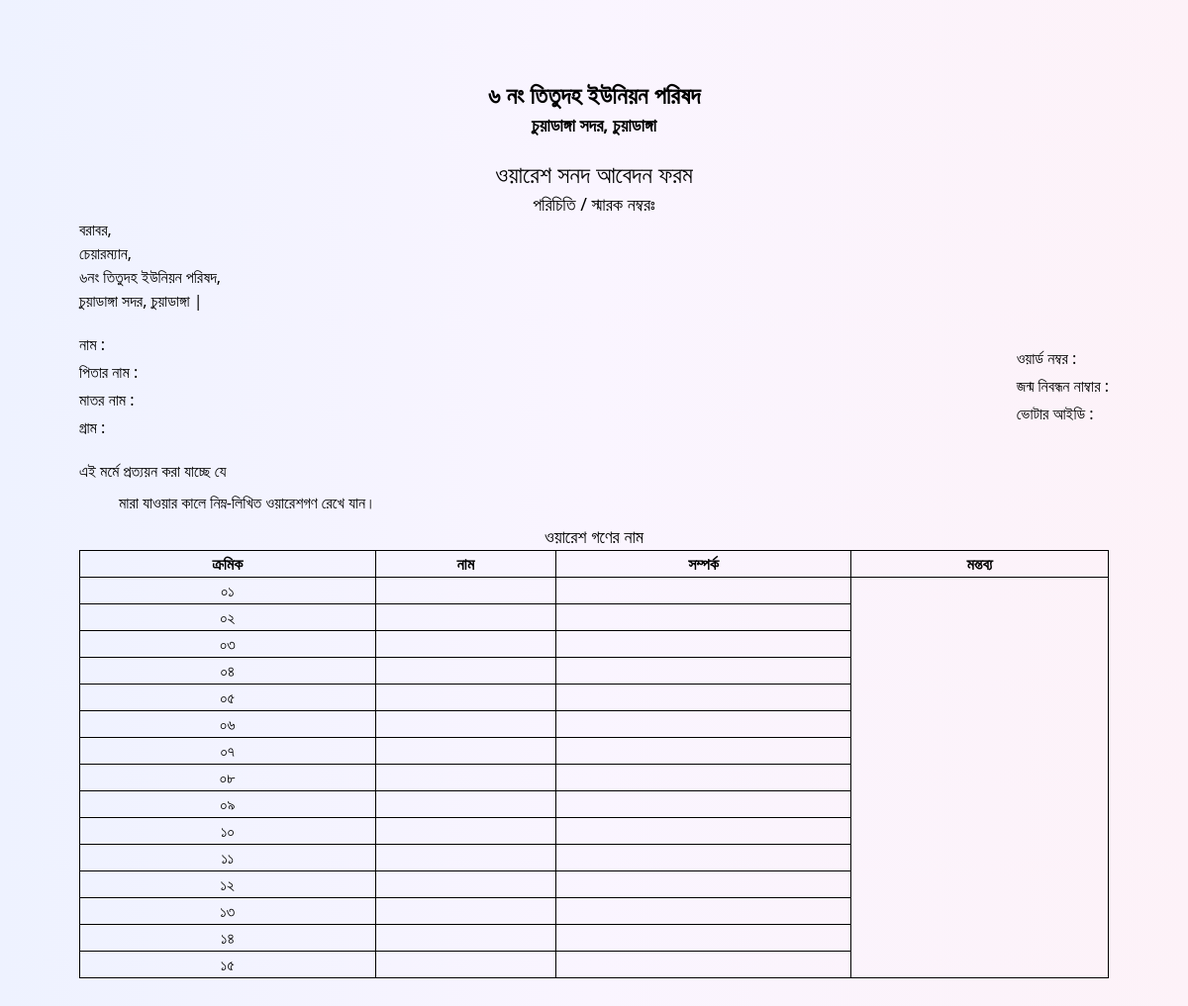
/waresreport.php?id=1, run on an earlier commit of the app's database.
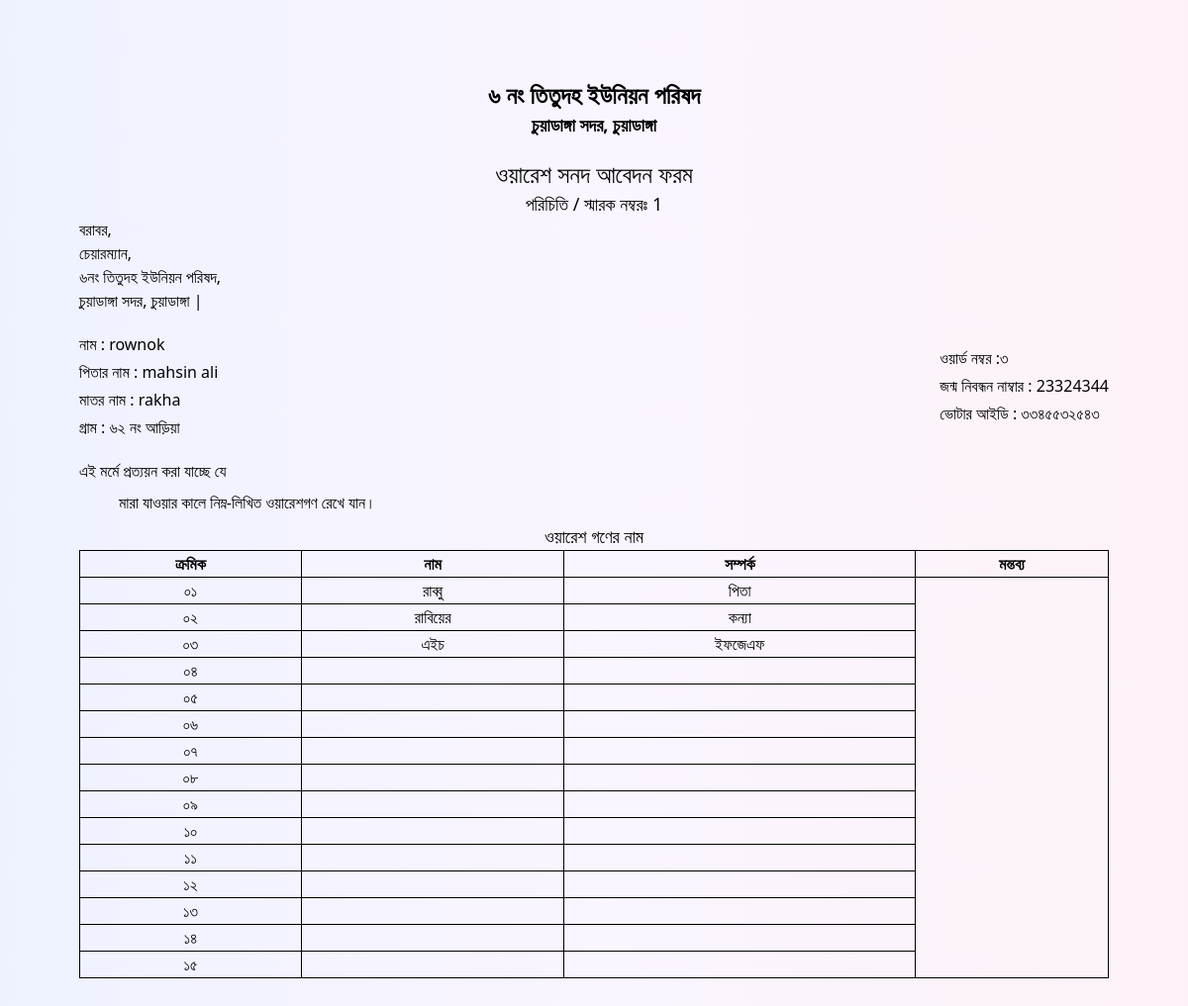
And on a later commit of the database.
### tables this page shows
CREATE TABLE `wares` (
  `id` int(11) NOT NULL,
  `sarok` varchar(255) NOT NULL,
  `name` varchar(255) NOT NULL,
  `fathername` varchar(255) NOT NULL,
  `mothername` varchar(255) NOT NULL,
  `gram` varchar(255) NOT NULL,
  `word` varchar(255) NOT NULL,
  `deathno` varchar(255) NOT NULL,
  `voterid` varchar(255) NOT NULL,
  `mobileno` varchar(255) NOT NULL,
  `aname` varchar(255) NOT NULL,
  `w1` varchar(255) DEFAULT NULL,
  `w2` varchar(255) DEFAULT NULL,
  `w3` varchar(255) DEFAULT NULL,
  `w4` varchar(255) DEFAULT NULL,
  `w5` varchar(255) DEFAULT NULL,
  `w6` varchar(255) DEFAULT NULL,
  `w7` varchar(255) DEFAULT NULL,
  `w8` varchar(255) DEFAULT NULL,
  `w9` varchar(255) DEFAULT NULL,
  `w10` varchar(255) DEFAULT NULL,
  `w11` varchar(255) DEFAULT NULL,
  `w12` varchar(255) DEFAULT NULL,
  `w13` varchar(255) DEFAULT NULL,
  `w14` varchar(255) DEFAULT NULL,
  `w15` varchar(255) DEFAULT NULL,
  `r1` varchar(255) DEFAULT NULL,
  `r2` varchar(255) DEFAULT NULL,
  `r3` varchar(255) DEFAULT NULL,
  `r4` varchar(255) DEFAULT NULL,
  `r5` varchar(255) DEFAULT NULL,
  `r6` varchar(255) DEFAULT NULL,
  `r7` varchar(255) DEFAULT NULL,
  `r8` varchar(255) DEFAULT NULL,
  `r9` varchar(255) DEFAULT NULL,
  `r10` varchar(255) DEFAULT NULL,
  `r11` varchar(255) DEFAULT NULL,
  `r12` varchar(255) DEFAULT NULL,
  `r13` varchar(255) DEFAULT NULL,
  `r14` varchar(255) DEFAULT NULL,
  `r15` varchar(255) DEFAULT NULL
);

### waresreport.php (the view, shortened to what the changed rows need)
<?php
include '_dbconnect.php';
if (isset($_REQUEST['id'])) {
    $rid = $_REQUEST['id'];
    $query = "SELECT * FROM `wares` WHERE sarok=$rid";
    $poriciti = mysqli_query($con, $query);
    $result = mysqli_fetch_array($poriciti);
}
?>
<!DOCTYPE html>
<html lang="en" dir="ltr">
<head>
    <script src="https://cdn.tailwindcss.com"></script>
</head>
<body class='bg-gradient-to-r from-indigo-50 via-purple-50 to-pink-50 z-40 mb-10'>
    <div class='px-20 py-20 relative'>
        <?php
        $rid = $result['sarok'];
        $name = $result['name'];
        $fathername = $result['fathername'];
        $mothername = $result['mothername'];
        $gram = $result['gram'];
        $word = $result['word'];
        $birthno = $result['deathno'];
        $voterid = $result['voterid'];
        $w1 = $result['w1'];
        $w2 = $result['w2'];
        $w3 = $result['w3'];
        $r1 = $result['r1'];
        $r2 = $result['r2'];
        $r3 = $result['r3'];
        ?>
        <p class='text-center font-medium text-lg'>পরিচিতি / স্মারক নম্বরঃ <span><?= $rid ?></span></p>
        <div class='flex justify-between items-center my-5'>
            <div class="space-y-1">
                <p class=''> নাম : <span><?= $name ?></span> </p>
                <p class=''>পিতার নাম : <span><?= $fathername ?></span> </p>
                <p class=''>মাতর নাম : <span><?= $mothername ?></span> </p>
                <p class=''>গ্রাম : <span><?= $gram ?></span> </p>
            </div>
            <div class="space-y-1">
                <p class=''>ওয়ার্ড নম্বর :<span><?= $word ?></span> </p>
                <p class=''>জন্ম নিবন্ধন নাম্বার : <span><?= $birthno ?></span> </p>
                <p class=''>ভোটার আইডি : <span><?= $voterid ?></span> </p>
            </div>
        </div>
        <table class='w-full table border border-black rounded-lg'>
            <thead>
                <tr>
                    <th class='border border-black'>ক্রমিক</th>
                    <th class='border border-black'>নাম</th>
                    <th class='border border-black'>সম্পর্ক</th>
                    <th class='border border-black'>মন্তব্য</th>
                </tr>
            </thead>
            <tbody>
                <tr>
                    <td class='border border-black text-center'>০১</td>
                    <td class='border border-black text-center'><?= $w1 ?></td>
                    <td class='border border-black text-center'><?= $r1 ?></td>
                </tr>
                <tr>
                    <td class='border border-black text-center'>০২</td>
                    <td class='border border-black text-center'><?= $w2 ?></td>
                    <td class='border border-black text-center'><?= $r2 ?></td>
                </tr>
                <tr>
                    <td class='border border-black text-center'>০৩</td>
                    <td class='border border-black text-center'><?= $w3 ?></td>
                    <td class='border border-black text-center'><?= $r3 ?></td>
                </tr>
            </tbody>
        </table>
    </div>
</body>
</html>

What changed in the data, as far as the page shows it:
now on this page (row edited): wares: sarok "1", name "rownok", fathername "mahsin ali", mothername "rakha", gram "৬২ নং আড়িয়া", word "৩", deathno "23324344", voterid "৩৩৪৫৫৩২৫৪৩", w1 "রাব্বু", r1 "পিতা", w2 "রাবিয়ের", r2 "কন্যা", w3 "এইচ", r3 "ইফজেএফ"
